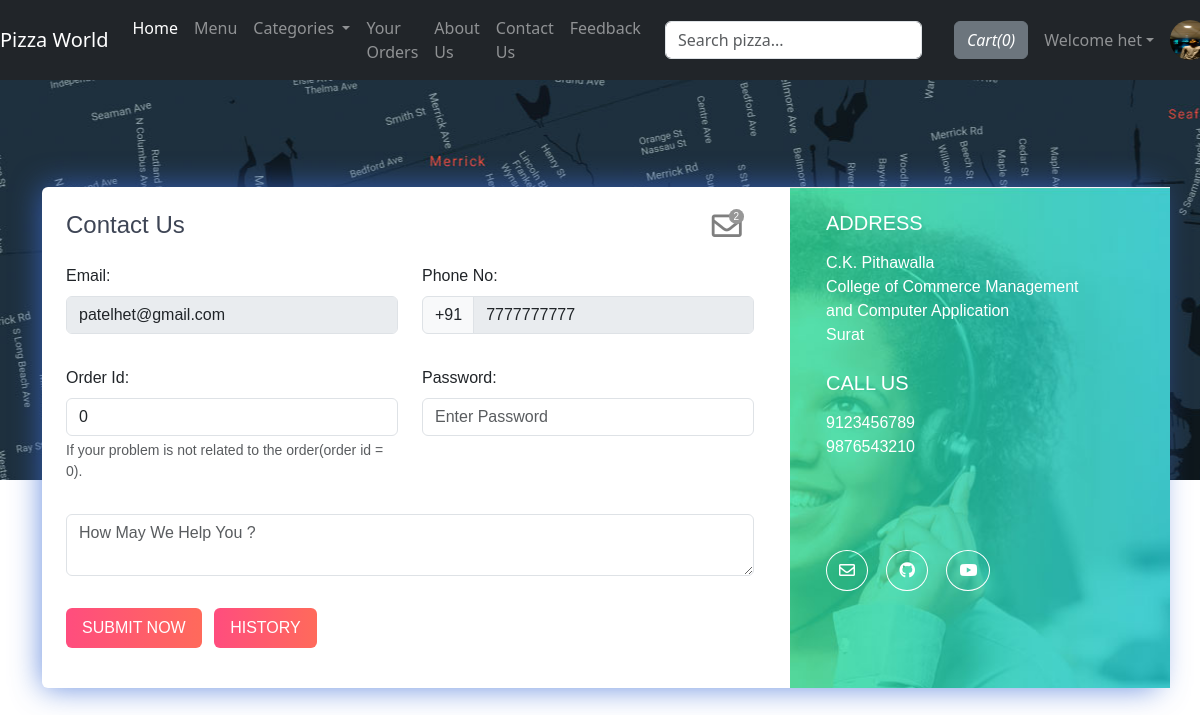
/contact.php (signed in), run on the app's committed database.
### tables this page shows
CREATE TABLE `sitedetail` (
  `tempId` int(11) NOT NULL,
  `systemName` varchar(21) NOT NULL,
  `email` varchar(35) NOT NULL,
  `contact1` bigint(21) NOT NULL,
  `contact2` bigint(21) DEFAULT NULL COMMENT 'Optional',
  `address` text NOT NULL,
  `dateTime` datetime NOT NULL DEFAULT current_timestamp()
);

CREATE TABLE `users` (
  `id` int(21) NOT NULL,
  `username` varchar(21) NOT NULL,
  `firstName` varchar(21) NOT NULL,
  `lastName` varchar(21) NOT NULL,
  `profilePic` varchar(255) DEFAULT NULL,
  `email` varchar(35) NOT NULL,
  `phone` bigint(20) NOT NULL,
  `password` varchar(255) NOT NULL,
  `joinDate` datetime NOT NULL DEFAULT current_timestamp(),
  `status` enum('active','blocked') NOT NULL DEFAULT 'active'
);

### contact.php (the view, shortened to what this page needs)
<!doctype html>
<html lang="en">
<head>
  <link rel="stylesheet" href="https://stackpath.bootstrapcdn.com/bootstrap/4.5.0/css/bootstrap.min.css"
>
  <link rel="stylesheet" href="https://use.fontawesome.com/releases/v5.8.2/css/all.css"
>
  <link rel="stylesheet" href="https://cdn.jsdelivr.net/npm/bootstrap@5.3.0/dist/css/bootstrap.min.css">
</head>
<body>
  <?php include 'partials/_dbconnect.php'; ?>
  <?php include 'partials/_nav.php'; ?>
  <div class="contact2" style="background-image:url(img/map.jpg);height: 400px;" id="contact">
    <div class="container">
      <div class="row contact-container">
        <div class="col-lg-12">
          <div class="card card-shadow border-0 mb-4">
            <div class="row">
              <div class="col-lg-8">
                <div class="contact-box p-4">
                  <div class="row">
                    <div class="col-lg-8">
                      <h4 class="title">Contact Us</h4>
                    </div>
                    <?php if ($loggedin) { ?>
                      <div class="col-lg-4">
                        <div class="icon-badge-container mx-1" style="padding-left: 167px;">
                          <a href="#" data-toggle="modal" data-target="#adminReply"><i
                              class="far fa-envelope icon-badge-icon"></i></a>
                          <div class="icon-badge"><b><span id="totalMessage">0</span></b></div>
                        </div>
                      </div>
                    <?php } ?>
                  </div>
                  <?php
                  $userId = isset($userId) ? intval($userId) : 0;
                  if ($userId > 0) {
                    $passSql = "SELECT email, phone FROM users WHERE id='$userId'";
                    $passResult = mysqli_query($conn, $passSql);
                    if ($passResult && mysqli_num_rows($passResult) > 0) {
                      $passRow = mysqli_fetch_assoc($passResult);
                      $email = $passRow['email'];
                      $phone = $passRow['phone'];
                    } else {
                      $email = "Not Found";
                      $phone = "Not Found";
                    }
                  } else {
                    $email = "Invalid User";
                    $phone = "Invalid User";
                  }
                  ?>
                  <form action="partials/_manageContactUs.php" method="POST">
                    <div class="row">
                      <div class="col-lg-6">
                        <div class="form-group mt-3">
                          <b><label for="email">Email:</label></b>
                          <input type="email" class="form-control" id="email" name="email"
                            placeholder="Enter Your Email" required value="<?php echo $email ?>" readonly>
                        </div>
                      </div>
                      <div class="col-lg-6">
                        <div class="form-group mt-3">
                          <b><label for="phone">Phone No:</label></b>
                          <div class="input-group mb-3">
                            <div class="input-group-prepend">
                              <span class="input-group-text" id="basic-addon">+91</span>
                            </div>
                            <input type="tel" class="form-control" id="phone" name="phone"
                              aria-describedby="basic-addon" placeholder="Enter Your Phone Number" required
                              pattern="[0-9]{10}" value="<?php echo $phone ?>" readonly>
                          </div>
                        </div>
                      </div>
                      <div class="col-lg-6">
                        <div class="form-group mt-3">
                          <b><label for="orderId">Order Id:</label></b>
                          <input class="form-control" type="text" id="orderId" name="orderId" placeholder="Order Id"
                            value="0">
                          <small id="orderIdHelp" class="form-text text-muted">If your problem is not related to the
                            order(order id = 0).</small>
                        </div>
                      </div>
                      <div class="col-lg-6">
                        <div class="form-group mt-3">
                          <b><label for="password">Password:</label></b>
                          <input class="form-control" id="password" name="password" placeholder="Enter Password"
                            type="password" placeholder="Enter Your Password" required data-toggle="password">
                        </div>
                      </div>
                      <div class="col-lg-12">
                        <div class="form-group  mt-3">
                          <textarea class="form-control" id="message" name="message" rows="2" required minlength="6"
                            placeholder="How May We Help You ?"></textarea>
                        </div>
                      </div>
                      <?php if ($loggedin) { ?>
                        <div class="col-lg-12">
                          <button type="submit"
                            class="btn btn-danger-gradiant mt-3 mb-3 text-white border-0 py-2 px-3"><span> SUBMIT NOW </span></button>
                          <button type="button"
                            class="btn btn-danger-gradiant mt-3 mb-3 text-white border-0 py-2 px-3 mx-2"
                            data-toggle="modal" data-target="#history"><span> HISTORY </span></button>
                        </div>
                      <?php } ?>
                    </div>
                  </form>
                </div>
              </div>
              <?php
              $sql = "SELECT * FROM `sitedetail`";
              $result = mysqli_query($conn, $sql);
              $row = mysqli_fetch_assoc($result);
              $address = $row['address'];
              $email = $row['email'];
              $contact1 = $row['contact1'];
              $contact2 = $row['contact2'];
              echo '<div class="col-lg-4 bg-image" style="background-image:url(img/contact.jpg)">
                          <div class="detail-box p-4">
                            <h5 class="text-white font-weight-light mb-3">ADDRESS</h5>
                            <p class="text-white op-7">' . $address . '</p>
                            <h5 class="text-white font-weight-light mb-3 mt-4">CALL US</h5>
                            <p class="text-white op-7">' . $contact1 . '
                              <br> ' . $contact2 . '</p>
                            <div class="round-social light">
                              <a href="https://mail.google.com/mail/?view=cm&fs=1&tf=1&to=' . $email . '" class="ml-0 text-decoration-none text-white border border-white rounded-circle" target="_blank"><i class="far fa-envelope"></i></a>
                              <a href="https://github.com/henibalar" class="text-decoration-none text-white border border-white rounded-circle" target="_blank"><i class="fab fa-github"></i></i></a>
                              <a href="https://youtube.com/" class="text-decoration-none text-white border border-white rounded-circle" target="_blank"><i class="fab fa-youtube"></i></a>
                            </div>
                          </div>
                        </div>';
              ?>
            </div>
          </div>
        </div>
      </div>
    </div>
  </div>
  <?php include 'partials/_signupModal.php'; ?>
  <?php include 'partials/_loginModal.php'; ?>
  <?php include 'partials/_deliveryboySignupModal.php'; ?>
</body>
</html>

### partials/_nav.php (shortened to what this page needs)
<?php
include 'partials/_dbconnect.php';
$loggedin = isset($_SESSION['loggedin']) && $_SESSION['loggedin'] == true;
$userId = $loggedin ? $_SESSION['userId'] : 0;
$username = $loggedin ? $_SESSION['username'] : '';
$sql = "SELECT * FROM `sitedetail`";
$result = mysqli_query($conn, $sql);
if (mysqli_num_rows($result) > 0) {
  $row = mysqli_fetch_assoc($result);
  $systemName = $row['systemName'];
} else {
  $systemName = "Online Pizza Delivery";
}
echo '<nav class="navbar navbar-expand-lg navbar-dark bg-dark navbar-fixed-top on">
      <a class="navbar-brand" href="index.php">' . $systemName . '</a>
      <button class="navbar-toggler" type="button" data-toggle="collapse" data-target="#navbarSupportedContent">
        <span class="navbar-toggler-icon"></span>
      </button>
      <div class="collapse navbar-collapse" id="navbarSupportedContent">
        <ul class="navbar-nav mr-auto">
          <li class="nav-item active"><a class="nav-link" href="home.php">Home</a></li>
          <li class="nav-item"><a class="nav-link" href="index.php">Menu</a></li>
          <li class="nav-item dropdown">
            <a class="nav-link dropdown-toggle" href="#" id="navbarDropdown" role="button" data-toggle="dropdown">
              Categories
            </a>
            <div class="dropdown-menu">';
echo '</div>
          </li>
          <li class="nav-item"><a class="nav-link" href="viewOrder.php">Your Orders</a></li>
          <li class="nav-item"><a class="nav-link" href="about.php">About Us</a></li>
          <li class="nav-item"><a class="nav-link" href="contact.php">Contact Us</a></li>';
if ($loggedin) {
  echo '<li class="nav-item"><a class="nav-link" href="feedback.php">Feedback</a></li>';
} else {
  echo '<li class="nav-item">
                    <a class="nav-link" href="#" data-toggle="modal" data-target="#loginModal">Feedback</a>
                  </li>';
}
echo '</ul>
        <div class="form-inline my-2 my-lg-0 mx-3">
          <input class="form-control mr-sm-2" type="search" id="liveSearchInput" placeholder="Search pizza..." autocomplete="off">
        </div>';
$countsql = "SELECT SUM(`itemQuantity`) FROM `viewcart` WHERE `userId`=$userId";
$countresult = mysqli_query($conn, $countsql);
$countrow = mysqli_fetch_assoc($countresult);
$count = $countrow['SUM(`itemQuantity`)'] ?? 0;
echo '<a href="viewCart.php">
        <button type="button" class="btn btn-secondary mx-2" title="MyCart">
          <i class="bi bi-cart">Cart(' . $count . ')</i>
        </button>
      </a>';
if ($loggedin) {
  echo '<ul class="navbar-nav mr-2">
          <li class="nav-item dropdown">
            <a class="nav-link dropdown-toggle" href="#" id="navbarDropdown" role="button" data-toggle="dropdown"> Welcome ' . $username . '</a>
            <div class="dropdown-menu">
              <a class="dropdown-item" href="favoritePizza.php">Favorite Items</a>
              <a class="dropdown-item" href="partials/_logout.php">Logout</a>
            </div>
          </li>
        </ul>
        <div class="text-center image-size-small">
          <a href="viewProfile.php"><img src="img/person-' . $username . '.jpg" class="rounded-circle" onError="this.src=\'img/profilePic.jpg\'" style="width:40px; height:40px"></a>
        </div>';
} else {
  echo '<button type="button" class="btn btn-success mx-2" data-toggle="modal" data-target="#loginModal">Login</button>
        <button type="button" class="btn btn-success mx-2" data-toggle="modal" data-target="#signupModal">SignUp</button>';
}
echo '</div></nav>';
include 'partials/_loginModal.php';
include 'partials/_signupModal.php';
?>

### contact.php (style rules this page uses)
.icon-badge-container { position: absolute; }
.icon-badge-icon { font-size: 30px; color: rgb(0 0 0 / 50%); position: relative; }
.icon-badge { background-color: #979797; ; font-size: 10px; color: white; text-align: center; width: 15px; height: 15px; border-radius: 49%; position: relative; top: -35px; left: 17px; }
.contact2 { font-family: "Montserrat", sans-serif; color: #8d97ad; font-weight: 300; background-position: center top; }
.contact2 h1, .contact2 h2, .contact2 h3, .contact2 h4, .contact2 h5, .contact2 h6 { color: #3e4555; }
.contact2 .bg-image { background-size: cover; position: relative; display: -webkit-box; display: -webkit-flex; display: -ms-flexbox; display: flex; }
.contact2 .card.card-shadow { -webkit-box-shadow: 0px 0px 30px rgba(115, 128, 157, 0.1); box-shadow: 0px 0px 30px rgba(61, 109, 214, 0.774); }
.contact2 .detail-box .round-social { margin-top: 100px; }
.contact2 .round-social a { background: transparent; margin: 0 7px; padding: 11px 12px; }
.contact2 .contact-container { position: relative; top: 107px; }
.contact2 .btn-danger-gradiant { background: #ff4d7e; background: -webkit-linear-gradient(legacy-direction(to right), #ff4d7e 0%, #ff6a5b 100%); background: -webkit-gradient(linear, left top, right top, from(#ff4d7e), to(#ff6a5b)); background: -webkit-linear-gradient(left, #ff4d7e 0%, #ff6a5b 100%); background: -o-linear-gradient(left, #ff4d7e 0%, #ff6a5b 100%); background: linear-gradient(to right, #ff4d7e 0%, #ff6a5b 100%); }

### data on the page
sitedetail: systemName "Pizza World", address "C.K. Pithawalla College of Commerce Management and Computer Application Surat", contact1 "9123456789", contact2 "9876543210"
users: email "patelhet@gmail.com", phone "7777777777"

### other printed values
$count "0"
$username "het"
